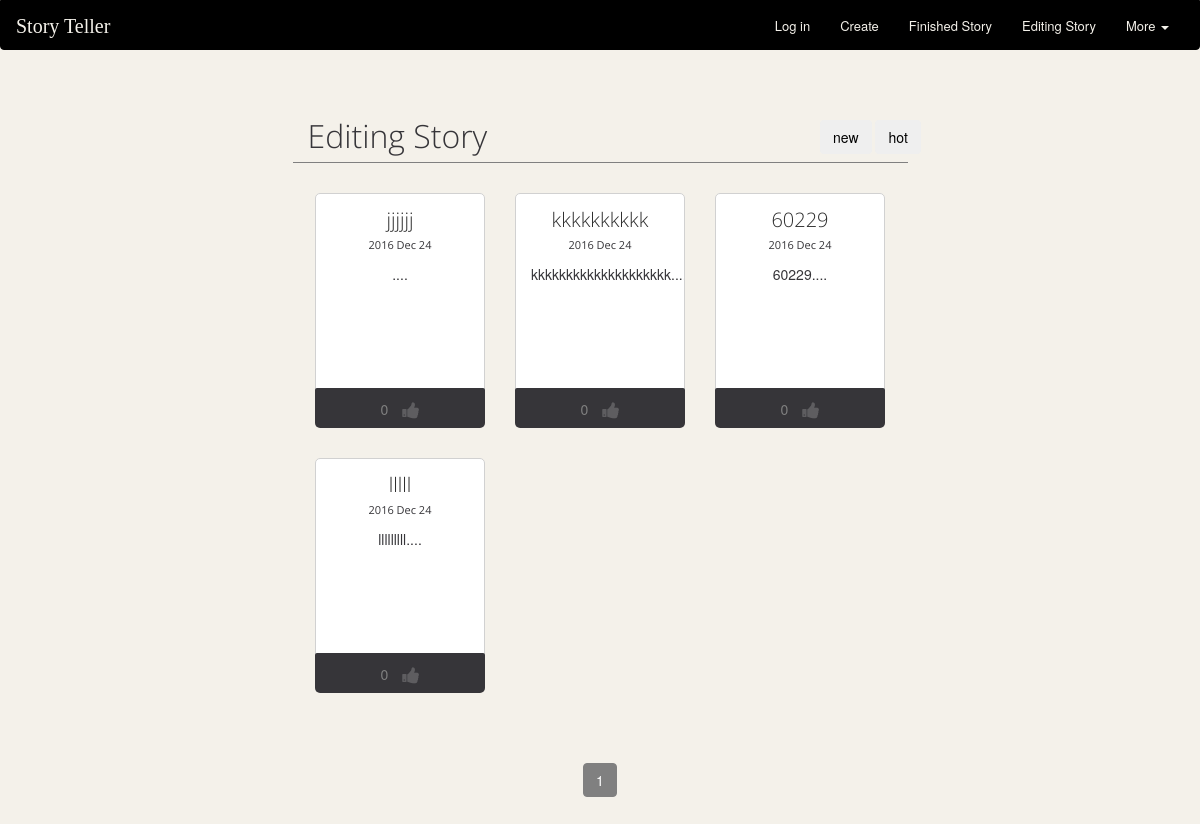
The page /hot/ on the database as committed earlier.
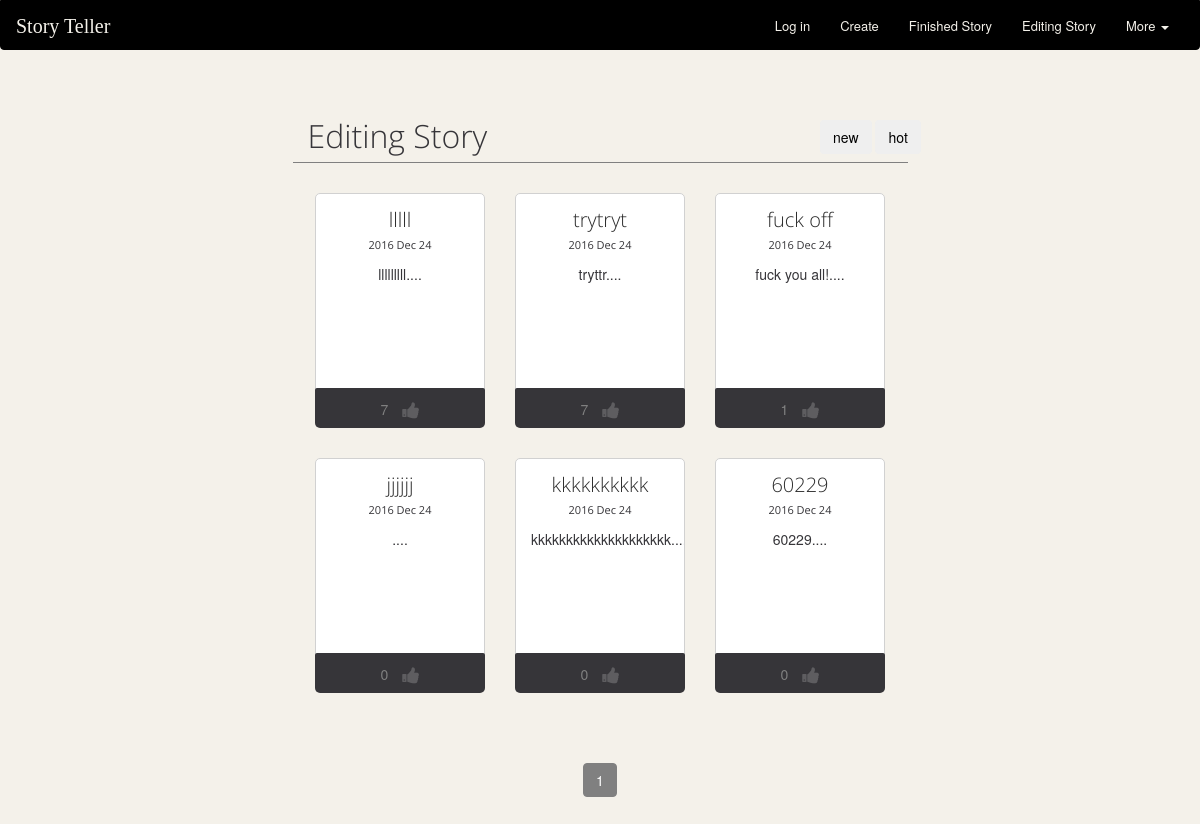
The same page on the database as committed later.
### storyteller_app/models.py (models this page shows)
class Post(models.Model):
	storyTitle = models.CharField(max_length=25)
	created_id = models.CharField(max_length=25)
	created_at = models.CharField(max_length=25)
	created_day = models.CharField(max_length=25)
	created_mon = models.CharField(max_length=25)
	post_likes = models.IntegerField(default=0)
	firstSentence = models.CharField(max_length=25)
	created_auther = models.CharField(max_length=25)

### storyteller_app/views.py (the view)
# urls.py: url(r'^hot/', views.hot_sort, name = 'hot_sort'),
def hot_sort(request):
    limit = 9
    contact_list = Post.objects.all().order_by('-post_likes')
    paginator = Paginator(contact_list, limit) # Show 25 contacts per page
    page = request.GET.get('page')
    try:
        contacts = paginator.page(page)
    except PageNotAnInteger:
        contacts = paginator.page(1)
    except EmptyPage:
        contacts = paginator.page(paginator.num_pages)
    return render(request, 'storyteller_app/collection_e.html', {'contacts': contacts})

### storyteller_app/templates/storyteller_app/collection_e.html (shortened to what this page needs)
{% load staticfiles %}
<!DOCTYPE html>
<html lang="en">
<head>
	<link rel="stylesheet" href="{% static 'css/c_bootstrap.css' %}">
	<link rel="stylesheet" href="{% static 'css/animate.css' %}">
	<link rel="stylesheet" href="{% static 'css/font-awesome.css' %}">
	<link rel="stylesheet" href="{% static 'css/nexus.css' %}">
	<link rel="stylesheet" href="{% static 'css/responsive.css' %}">
    <link rel="stylesheet" href="{% static 'css/create.css' %}">
	<link rel="stylesheet" href="{% static 'css/finish.css' %}">
</head>
<body>
	<nav class="navbar navbar-default">
	  <div class="container-fluid">
	    <div class="navbar-header">
	      <a class="navbar-brand" id="main-title" href="{% url 'index' %}">Story Teller</a>
	    </div>
	    <div class="collapse navbar-collapse" id="bs-example-navbar-collapse-1">
	      <ul class="nav navbar-nav navbar-right">
	      	{% if user.is_authenticated %}
	      	<li><a href="{% url 'personal' %}">{{ user.username }}</a></li>
	      	{% else %}
	        <li><a href="javascript: return false;" onclick="window.location.href='/login/' ">Log in</a></li>
	        {% endif %}
	      	<li><a id="create" href="#">Create</a></li>
	      	<li><a href="{% url 'collection_f' %}">Finished Story</a></li>
	      	<li><a href="{% url 'collection_e' %}">Editing Story</a></li>
	        <li class="dropdown">
	          <a href="#" class="dropdown-toggle" data-toggle="dropdown" role="button" aria-haspopup="true" aria-expanded="false">More <span class="caret"></span></a>
	        </li>
	      </ul>
	    </div>
	  </div>
	</nav>
	<div class="row selection">
		<div class="col-md-offset-3 col-md-4 col-xs-offset-3 col-xs-9">
			<h2>Editing Story</h2>
		</div>
		<div class="col-md-offset-1 col-md-3 col-xs-offset-3 col-xs-9">
			<a  href="{% url 'new_sort' %}"><button class="btn btn-black">new</button></a>
			<a  href="{% url 'hot_sort' %}"><button class="btn btn-black">hot</button></a>
		</div>
	</div>
	<div class="row">
		<div class="col-md-offset-3  col-xs-offset-3 col-md-6 col-xs-6" id="line"></div>
	</div>
<div id ="refresh_post">
{% for post in contacts %}
    {% if forloop.counter0|divisibleby:3 %}
		<div class="col-md-offset-3 col-md-2 person-details">
			<figure class="editing" id="story1">
				<figcaption>
				<h3 class="margin-bottom-10">{{ post.storyTitle }}<br/><small>  {{ post.created_at }}</small></h3>
				<span>{{ post.firstSentence }}....</span>
				</figcaption>
			</figure>
			<ul class="list-inline person-details-icons">
				<li><p>{{ post.post_likes }}</p></li>
				<li><a onclick="likes_post({{ post.created_id }});"><i class="fa-lg fa-thumbs-up"></i></a></li>
			</ul>
		</div>
	{% else %}
	<div class="col-md-2 person-details">
			<figure class="editing" id="story1">
				<figcaption>
				<h3 class="margin-bottom-10">{{ post.storyTitle }}<br/><small>  {{ post.created_at }}</small></h3>
				<span>{{ post.firstSentence }}....</span>
				</figcaption>
			</figure>
		<ul class="list-inline person-details-icons">
			<li><p>{{ post.post_likes }}</p></li>
			<li><a onclick="likes_post({{ post.created_id }});"><i class="fa-lg fa-thumbs-up"></i></a></li>
		</ul>
	</div>
	{% endif %}
	{% endfor %}
<div class="text-center row">
	<div class="col-md-12">
	   <ul class="pagination">
	    {% for page in contacts.paginator.page_range %}
		    {% ifequal page  contacts.number %}
	      		<li class="active"><a>{{ page }}</a></li>
	    	{% else %}
	      		<li><a href="?page={{ page }}">{{ page }}</a></li>
	    	{% endifequal %}
	    {% endfor %}
	   </ul>
	</div>
</div>
</div>
</body>
</html>

Rows that differ between the two databases and show on the page:
changed Post "lllll": post_likes "0" → "7"; moves up the list
added Post: storyTitle "trytryt", created_at "2016 Dec 24", firstSentence "tryttr", post_likes "7"
added Post: storyTitle "fuck off", created_at "2016 Dec 24", firstSentence "fuck you all!", post_likes "1"
